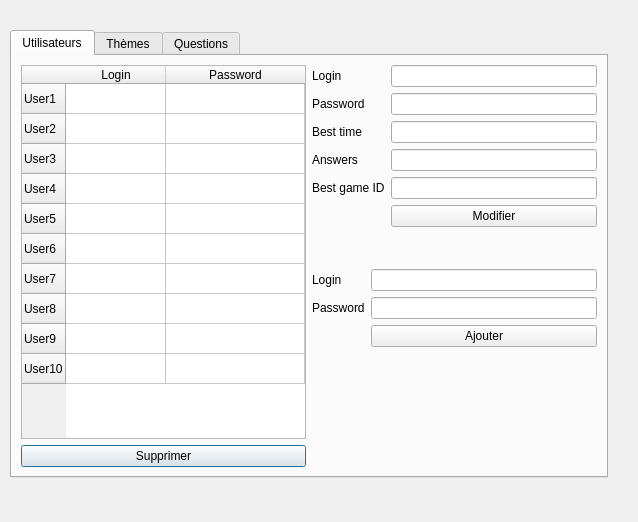
<?xml version="1.0" encoding="UTF-8"?>
<ui version="4.0">
 <class>PagePrincipal</class>
 <widget class="QDialog" name="PagePrincipal">
  <property name="geometry">
   <rect>
    <x>0</x>
    <y>0</y>
    <width>638</width>
    <height>522</height>
   </rect>
  </property>
  <property name="windowTitle">
   <string>Dialog</string>
  </property>
  <widget class="QTabWidget" name="tabWidget">
   <property name="enabled">
    <bool>true</bool>
   </property>
   <property name="geometry">
    <rect>
     <x>10</x>
     <y>30</y>
     <width>598</width>
     <height>448</height>
    </rect>
   </property>
   <property name="currentIndex">
    <number>0</number>
   </property>
   <property name="tabsClosable">
    <bool>false</bool>
   </property>
   <widget class="QWidget" name="tab_4">
    <attribute name="title">
     <string>Utilisateurs</string>
    </attribute>
    <layout class="QHBoxLayout" name="horizontalLayout_4">
     <item>
      <layout class="QHBoxLayout" name="horizontalLayout_9">
       <item>
        <layout class="QVBoxLayout" name="verticalLayout_5">
         <item>
          <widget class="QTableWidget" name="tableWidget_4">
           <property name="editTriggers">
            <set>QAbstractItemView::NoEditTriggers</set>
           </property>
           <property name="gridStyle">
            <enum>Qt::SolidLine</enum>
           </property>
           <attribute name="horizontalHeaderStretchLastSection">
            <bool>true</bool>
           </attribute>
           <row>
            <property name="text">
             <string>User1</string>
            </property>
           </row>
           <row>
            <property name="text">
             <string>User2</string>
            </property>
           </row>
           <row>
            <property name="text">
             <string>User3</string>
            </property>
           </row>
           <row>
            <property name="text">
             <string>User4</string>
            </property>
           </row>
           <row>
            <property name="text">
             <string>User5</string>
            </property>
           </row>
           <row>
            <property name="text">
             <string>User6</string>
            </property>
           </row>
           <row>
            <property name="text">
             <string>User7</string>
            </property>
           </row>
           <row>
            <property name="text">
             <string>User8</string>
            </property>
           </row>
           <row>
            <property name="text">
             <string>User9</string>
            </property>
           </row>
           <row>
            <property name="text">
             <string>User10</string>
            </property>
           </row>
           <column>
            <property name="text">
             <string>Login</string>
            </property>
           </column>
           <column>
            <property name="text">
             <string>Password</string>
            </property>
           </column>
          </widget>
         </item>
         <item>
          <layout class="QHBoxLayout" name="horizontalLayout_17">
           <item>
            <widget class="QPushButton" name="pushButton_11">
             <property name="text">
              <string>Supprimer</string>
             </property>
            </widget>
           </item>
          </layout>
         </item>
        </layout>
       </item>
       <item>
        <layout class="QVBoxLayout" name="verticalLayout_6">
         <item>
          <layout class="QFormLayout" name="formLayout_7">
           <item row="0" column="0">
            <widget class="QLabel" name="label_9">
             <property name="text">
              <string>Login</string>
             </property>
            </widget>
           </item>
           <item row="0" column="1">
            <widget class="QLineEdit" name="lineEdit_10"/>
           </item>
           <item row="1" column="0">
            <widget class="QLabel" name="label_12">
             <property name="text">
              <string>Password</string>
             </property>
            </widget>
           </item>
           <item row="1" column="1">
            <widget class="QLineEdit" name="lineEdit_11"/>
           </item>
           <item row="2" column="0">
            <widget class="QLabel" name="label_13">
             <property name="text">
              <string>Best time</string>
             </property>
            </widget>
           </item>
           <item row="2" column="1">
            <widget class="QLineEdit" name="lineEdit_14"/>
           </item>
           <item row="3" column="0">
            <widget class="QLabel" name="label_14">
             <property name="text">
              <string>Answers</string>
             </property>
            </widget>
           </item>
           <item row="3" column="1">
            <widget class="QLineEdit" name="lineEdit_15"/>
           </item>
           <item row="4" column="0">
            <widget class="QLabel" name="label_15">
             <property name="text">
              <string>Best game ID</string>
             </property>
            </widget>
           </item>
           <item row="4" column="1">
            <widget class="QLineEdit" name="lineEdit_16"/>
           </item>
           <item row="5" column="1">
            <widget class="QPushButton" name="pushButton_13">
             <property name="text">
              <string>Modifier</string>
             </property>
            </widget>
           </item>
          </layout>
         </item>
         <item>
          <layout class="QFormLayout" name="formLayout_8">
           <item row="0" column="0">
            <widget class="QLabel" name="label_16">
             <property name="text">
              <string>Login</string>
             </property>
            </widget>
           </item>
           <item row="0" column="1">
            <widget class="QLineEdit" name="lineEdit_17"/>
           </item>
           <item row="1" column="0">
            <widget class="QLabel" name="label_17">
             <property name="text">
              <string>Password</string>
             </property>
            </widget>
           </item>
           <item row="2" column="1">
            <widget class="QPushButton" name="pushButton_14">
             <property name="text">
              <string>Ajouter</string>
             </property>
            </widget>
           </item>
           <item row="1" column="1">
            <widget class="QLineEdit" name="lineEdit_18"/>
           </item>
          </layout>
         </item>
        </layout>
       </item>
      </layout>
     </item>
    </layout>
   </widget>
   <widget class="QWidget" name="tab_5">
    <attribute name="title">
     <string>Thèmes</string>
    </attribute>
    <layout class="QHBoxLayout" name="horizontalLayout_18">
     <item>
      <layout class="QHBoxLayout" name="horizontalLayout_19">
       <item>
        <layout class="QVBoxLayout" name="verticalLayout_7">
         <item>
          <widget class="QTableWidget" name="tableWidget_5">
           <property name="enabled">
            <bool>true</bool>
           </property>
           <property name="editTriggers">
            <set>QAbstractItemView::NoEditTriggers</set>
           </property>
           <property name="gridStyle">
            <enum>Qt::SolidLine</enum>
           </property>
           <attribute name="horizontalHeaderStretchLastSection">
            <bool>true</bool>
           </attribute>
           <row>
            <property name="text">
             <string>Theme1</string>
            </property>
           </row>
           <row>
            <property name="text">
             <string>Theme</string>
            </property>
           </row>
           <row>
            <property name="text">
             <string>Theme</string>
            </property>
           </row>
           <row>
            <property name="text">
             <string>Theme</string>
            </property>
           </row>
           <row>
            <property name="text">
             <string>Theme</string>
            </property>
           </row>
           <row>
            <property name="text">
             <string>Theme</string>
            </property>
           </row>
           <row>
            <property name="text">
             <string>Theme</string>
            </property>
           </row>
           <row>
            <property name="text">
             <string>Theme</string>
            </property>
           </row>
           <row>
            <property name="text">
             <string>Theme</string>
            </property>
           </row>
           <row>
            <property name="text">
             <string>Theme</string>
            </property>
           </row>
           <column>
            <property name="text">
             <string>Thème</string>
            </property>
           </column>
          </widget>
         </item>
         <item>
          <layout class="QHBoxLayout" name="horizontalLayout_20">
           <item>
            <widget class="QPushButton" name="pushButton_15">
             <property name="text">
              <string>Consulter</string>
             </property>
            </widget>
           </item>
           <item>
            <widget class="QPushButton" name="pushButton_16">
             <property name="text">
              <string>Supprimer</string>
             </property>
            </widget>
           </item>
          </layout>
         </item>
        </layout>
       </item>
       <item>
        <layout class="QVBoxLayout" name="verticalLayout_8">
         <item>
          <layout class="QFormLayout" name="formLayout_9">
           <item row="0" column="0">
            <widget class="QLabel" name="label_18">
             <property name="text">
              <string>Nom</string>
             </property>
            </widget>
           </item>
           <item row="0" column="1">
            <widget class="QLineEdit" name="lineEdit_19"/>
           </item>
           <item row="1" column="1">
            <widget class="QPushButton" name="pushButton_17">
             <property name="text">
              <string>Modifier</string>
             </property>
            </widget>
           </item>
          </layout>
         </item>
         <item>
          <layout class="QFormLayout" name="formLayout_10">
           <item row="0" column="0">
            <widget class="QLabel" name="label_19">
             <property name="text">
              <string>Nom</string>
             </property>
            </widget>
           </item>
           <item row="1" column="1">
            <widget class="QPushButton" name="pushButton_18">
             <property name="text">
              <string>Ajouter</string>
             </property>
            </widget>
           </item>
           <item row="0" column="1">
            <widget class="QLineEdit" name="lineEdit_20"/>
           </item>
          </layout>
         </item>
        </layout>
       </item>
      </layout>
     </item>
    </layout>
   </widget>
   <widget class="QWidget" name="tab_6">
    <property name="enabled">
     <bool>true</bool>
    </property>
    <attribute name="title">
     <string>Questions</string>
    </attribute>
    <widget class="QWidget" name="gridLayoutWidget_2">
     <property name="geometry">
      <rect>
       <x>0</x>
       <y>0</y>
       <width>591</width>
       <height>411</height>
      </rect>
     </property>
     <layout class="QGridLayout" name="gridLayout_2">
      <item row="0" column="0">
       <layout class="QHBoxLayout" name="horizontalLayout_21">
        <item>
         <widget class="QTableWidget" name="tableWidget_6">
          <row>
           <property name="text">
            <string>Question 1</string>
           </property>
          </row>
          <row>
           <property name="text">
            <string>Question 2</string>
           </property>
          </row>
          <row>
           <property name="text">
            <string>Question 3</string>
           </property>
          </row>
          <row>
           <property name="text">
            <string>Question 4</string>
           </property>
          </row>
          <row>
           <property name="text">
            <string>Question 5</string>
           </property>
          </row>
          <row>
           <property name="text">
            <string>Question 6</string>
           </property>
          </row>
          <column>
           <property name="text">
            <string>Id</string>
           </property>
          </column>
          <column>
           <property name="text">
            <string>Question</string>
           </property>
          </column>
          <column>
           <property name="text">
            <string>Propositions</string>
           </property>
          </column>
         </widget>
        </item>
       </layout>
      </item>
      <item row="1" column="0">
       <layout class="QHBoxLayout" name="horizontalLayout_22">
        <item>
         <layout class="QFormLayout" name="formLayout_11">
          <item row="0" column="0">
           <layout class="QHBoxLayout" name="horizontalLayout_23"/>
          </item>
          <item row="2" column="1">
           <widget class="QLineEdit" name="lineEdit_21"/>
          </item>
          <item row="3" column="1">
           <layout class="QHBoxLayout" name="horizontalLayout_24">
            <item>
             <widget class="QPushButton" name="pushButton_19">
              <property name="text">
               <string>PushButton</string>
              </property>
             </widget>
            </item>
            <item>
             <widget class="QPushButton" name="pushButton_20">
              <property name="text">
               <string>PushButton</string>
              </property>
             </widget>
            </item>
            <item>
             <widget class="QPushButton" name="pushButton_21">
              <property name="text">
               <string>PushButton</string>
              </property>
             </widget>
            </item>
           </layout>
          </item>
          <item row="4" column="1">
           <layout class="QHBoxLayout" name="horizontalLayout_25"/>
          </item>
         </layout>
        </item>
       </layout>
      </item>
      <item row="2" column="0">
       <layout class="QFormLayout" name="formLayout_12">
        <item row="0" column="0">
         <layout class="QHBoxLayout" name="horizontalLayout_26"/>
        </item>
        <item row="3" column="0">
         <layout class="QHBoxLayout" name="horizontalLayout_27"/>
        </item>
        <item row="3" column="1">
         <layout class="QHBoxLayout" name="horizontalLayout_28">
          <item>
           <widget class="QPushButton" name="pushButton_22">
            <property name="text">
             <string>Ajouter</string>
            </property>
           </widget>
          </item>
         </layout>
        </item>
        <item row="2" column="1">
         <widget class="QLineEdit" name="lineEdit_22"/>
        </item>
        <item row="0" column="1">
         <widget class="QLabel" name="label_20">
          <property name="text">
           <string>Question à ajouter</string>
          </property>
         </widget>
        </item>
       </layout>
      </item>
     </layout>
    </widget>
   </widget>
  </widget>
 </widget>
 <resources/>
 <connections/>
</ui>
